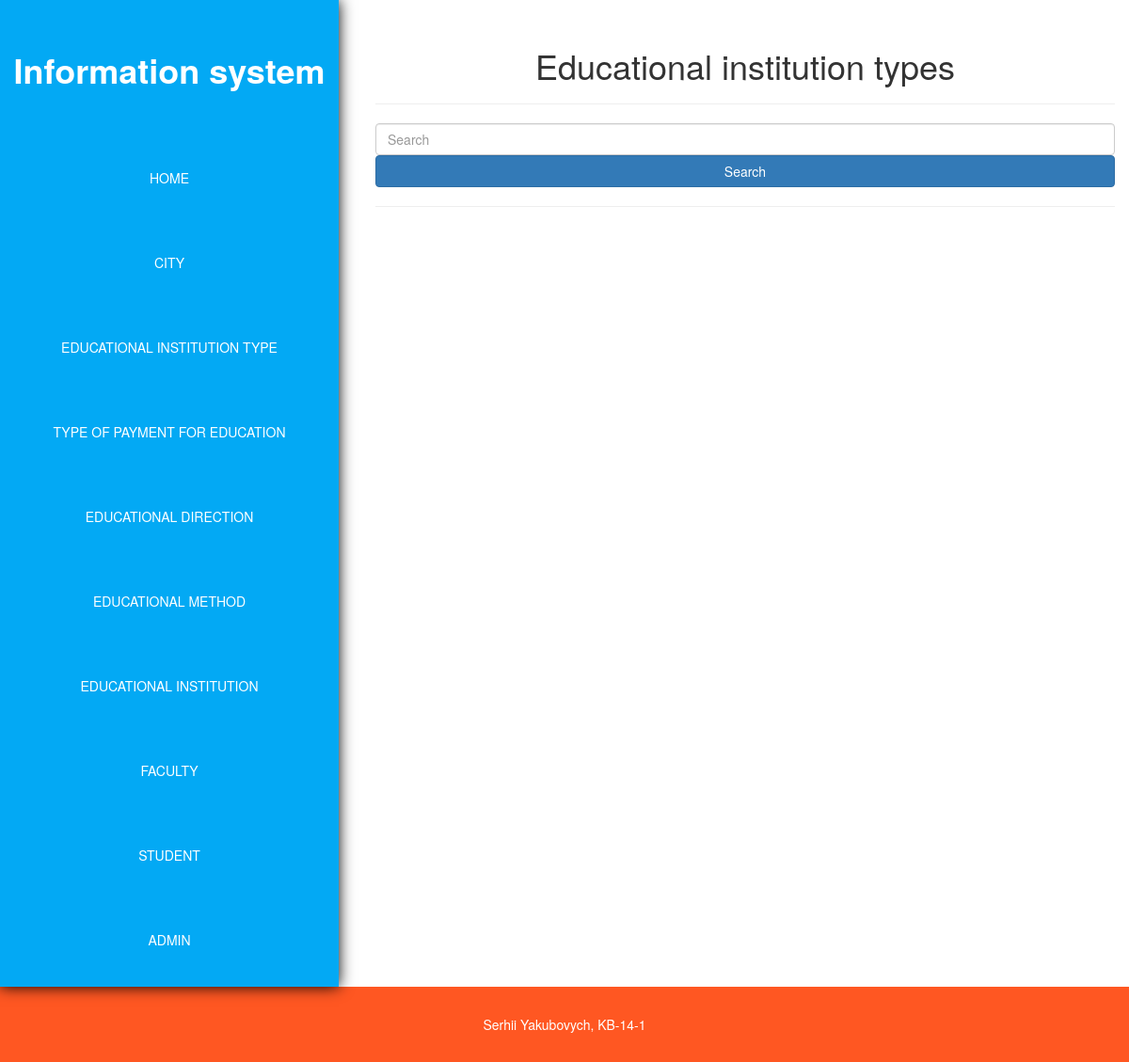
The page /educational_institution_type/all/ on the database as committed earlier.
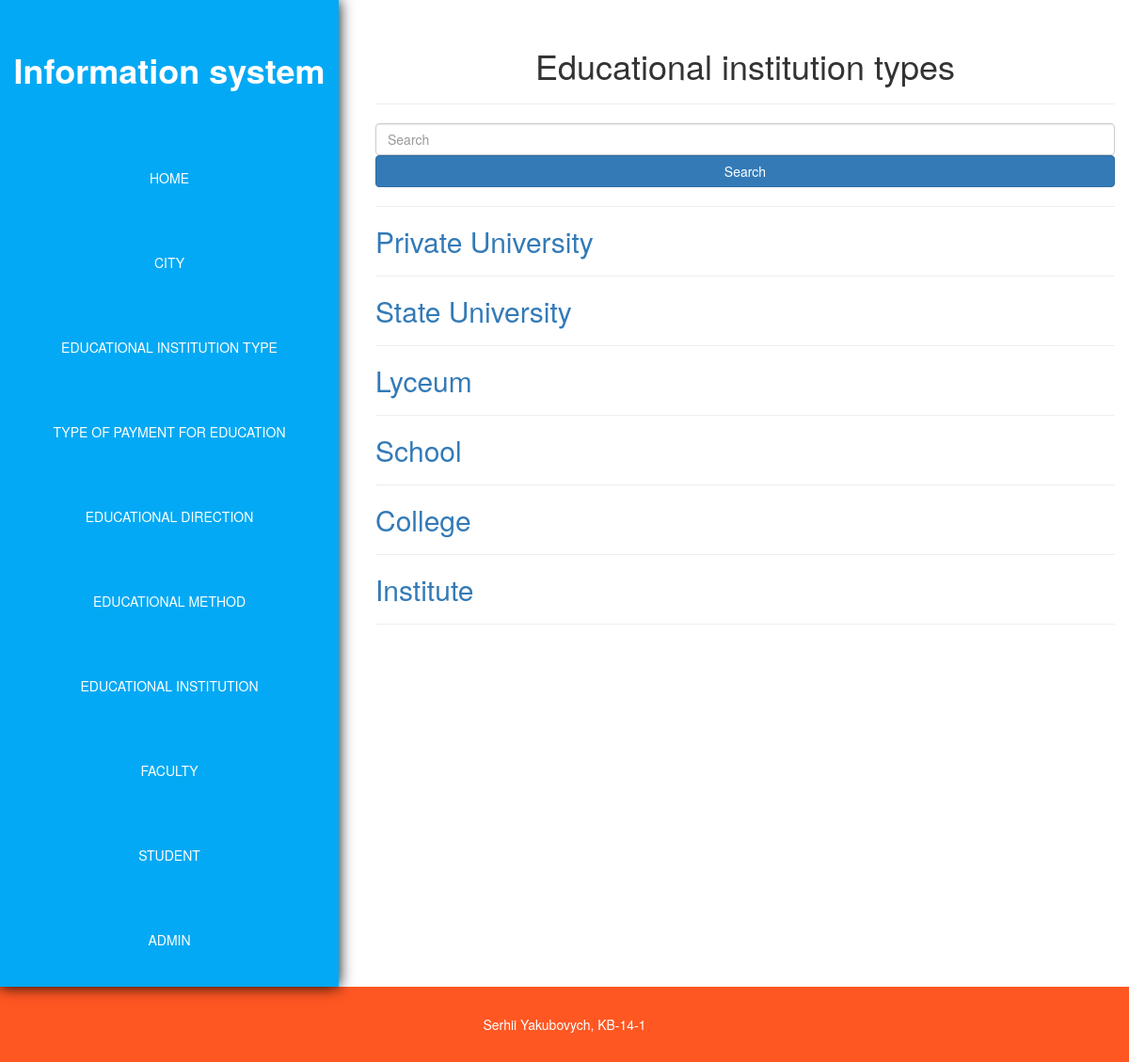
The same page on the database as committed later.
### educational_institution/models.py (models this page shows, shortened)
class Educational_institution_type(models.Model):
    class Meta:
        db_table = "educational_institution_type"
    educational_institution_type = models.CharField(max_length=100, verbose_name="Type of Educational institution")

### educational_institution/views.py (the view)
# urls.py: url(r'^educational_institution_type/all/$', views.educational_institution_types,
def educational_institution_types(request):
    query = request.GET.get("q")
    if query:
        educational_institution_type_list = Educational_institution_type.objects.filter(
            Q(educational_institution_type__icontains=query)
        )
    else:
        educational_institution_type_list = Educational_institution_type.objects.all
    return render_to_response('educational_institution_types.html',
                              {'educational_institution_types': educational_institution_type_list, 'request': request})

### educational_institution/templates/educational_institution_types.html
{% extends 'main.html' %}
{% block educational_institution %}
<h1 class="text-center">Educational institution types</h1>
<hr>
<div class="search-block">
    <form action="">
        <input type="text" name="q" class="form-control" placeholder="Search" value="{{ request.GET.q }}" >
        <input type="submit" class="btn btn-primary btn-block" value="Search">
    </form>
</div>
<hr>
{% for educational_institution_type in educational_institution_types %}
<h2>
    <a href="../get/{{ educational_institution_type.id }}/">
        {{ educational_institution_type.educational_institution_type }}
    </a>
</h2>
<hr>
{% endfor %}
{% endblock %}

Rows that differ between the two databases and show on the page:
added Educational_institution_type: educational_institution_type "Private University"
added Educational_institution_type: educational_institution_type "State University"
added Educational_institution_type: educational_institution_type "Lyceum"
added Educational_institution_type: educational_institution_type "School"
added Educational_institution_type: educational_institution_type "College"
added Educational_institution_type: educational_institution_type "Institute"
